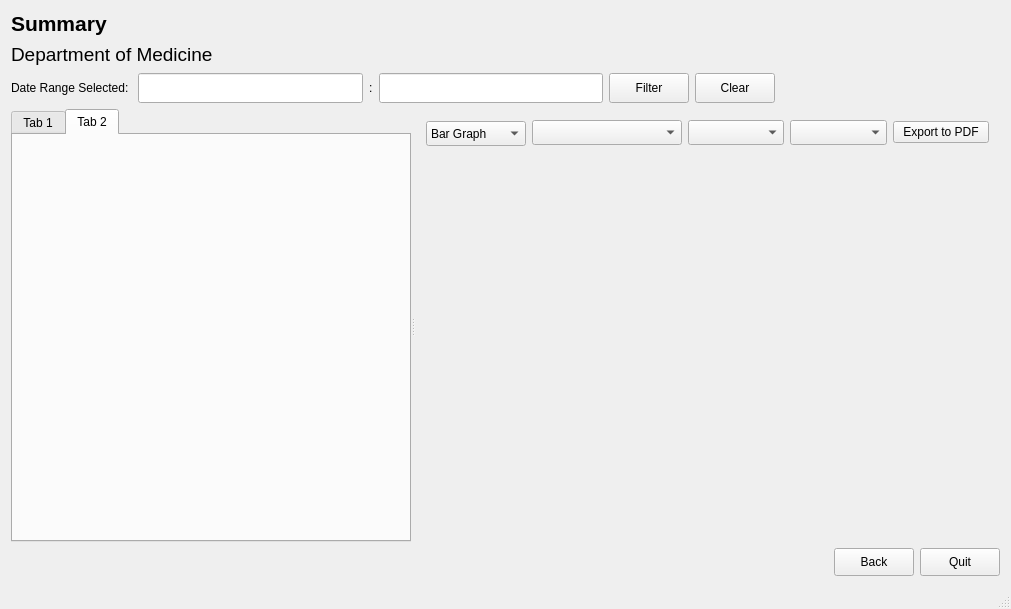
<?xml version="1.0" encoding="UTF-8"?>
<ui version="4.0">
 <class>Summary</class>
 <widget class="QMainWindow" name="Summary">
  <property name="geometry">
   <rect>
    <x>0</x>
    <y>0</y>
    <width>1011</width>
    <height>609</height>
   </rect>
  </property>
  <property name="minimumSize">
   <size>
    <width>1000</width>
    <height>600</height>
   </size>
  </property>
  <property name="windowTitle">
   <string>Summary</string>
  </property>
  <property name="windowIcon">
   <iconset resource="images.qrc">
    <normaloff>:/new/img/image/banana.png</normaloff>:/new/img/image/banana.png</iconset>
  </property>
  <widget class="QWidget" name="centralWidget">
   <layout class="QVBoxLayout" name="verticalLayout_4">
    <item>
     <layout class="QVBoxLayout" name="verticalLayout_3">
      <item>
       <widget class="QLabel" name="label_2">
        <property name="minimumSize">
         <size>
          <width>0</width>
          <height>25</height>
         </size>
        </property>
        <property name="maximumSize">
         <size>
          <width>16777215</width>
          <height>25</height>
         </size>
        </property>
        <property name="font">
         <font>
          <pointsize>16</pointsize>
          <weight>75</weight>
          <bold>true</bold>
         </font>
        </property>
        <property name="text">
         <string>Summary</string>
        </property>
       </widget>
      </item>
      <item>
       <widget class="QLabel" name="label_4">
        <property name="minimumSize">
         <size>
          <width>0</width>
          <height>25</height>
         </size>
        </property>
        <property name="maximumSize">
         <size>
          <width>16777215</width>
          <height>25</height>
         </size>
        </property>
        <property name="font">
         <font>
          <pointsize>14</pointsize>
         </font>
        </property>
        <property name="text">
         <string>Department of Medicine</string>
        </property>
       </widget>
      </item>
      <item>
       <layout class="QVBoxLayout" name="verticalLayout_2">
        <item>
         <layout class="QHBoxLayout" name="horizontalLayout">
          <item>
           <widget class="QLabel" name="label_3">
            <property name="maximumSize">
             <size>
              <width>16777215</width>
              <height>30</height>
             </size>
            </property>
            <property name="text">
             <string>Date Range Selected: </string>
            </property>
           </widget>
          </item>
          <item>
           <widget class="QLineEdit" name="lineEdit">
            <property name="minimumSize">
             <size>
              <width>100</width>
              <height>30</height>
             </size>
            </property>
            <property name="maximumSize">
             <size>
              <width>16777215</width>
              <height>30</height>
             </size>
            </property>
           </widget>
          </item>
          <item>
           <widget class="QLabel" name="label">
            <property name="text">
             <string>:</string>
            </property>
           </widget>
          </item>
          <item>
           <widget class="QLineEdit" name="lineEdit_2">
            <property name="minimumSize">
             <size>
              <width>100</width>
              <height>30</height>
             </size>
            </property>
            <property name="maximumSize">
             <size>
              <width>16777215</width>
              <height>30</height>
             </size>
            </property>
           </widget>
          </item>
          <item>
           <widget class="QPushButton" name="pushButton">
            <property name="minimumSize">
             <size>
              <width>0</width>
              <height>30</height>
             </size>
            </property>
            <property name="maximumSize">
             <size>
              <width>16777215</width>
              <height>30</height>
             </size>
            </property>
            <property name="text">
             <string>Filter</string>
            </property>
           </widget>
          </item>
          <item>
           <widget class="QPushButton" name="pushButton_5">
            <property name="minimumSize">
             <size>
              <width>0</width>
              <height>30</height>
             </size>
            </property>
            <property name="maximumSize">
             <size>
              <width>16777215</width>
              <height>30</height>
             </size>
            </property>
            <property name="text">
             <string>Clear</string>
            </property>
           </widget>
          </item>
          <item>
           <spacer name="horizontalSpacer">
            <property name="orientation">
             <enum>Qt::Horizontal</enum>
            </property>
            <property name="sizeHint" stdset="0">
             <size>
              <width>178</width>
              <height>20</height>
             </size>
            </property>
           </spacer>
          </item>
         </layout>
        </item>
        <item>
         <widget class="QSplitter" name="splitter">
          <property name="orientation">
           <enum>Qt::Horizontal</enum>
          </property>
          <widget class="QTabWidget" name="tabWidget">
           <property name="minimumSize">
            <size>
             <width>400</width>
             <height>400</height>
            </size>
           </property>
           <property name="currentIndex">
            <number>1</number>
           </property>
           <widget class="QWidget" name="tab">
            <attribute name="title">
             <string>Tab 1</string>
            </attribute>
           </widget>
           <widget class="QWidget" name="tab_2">
            <attribute name="title">
             <string>Tab 2</string>
            </attribute>
           </widget>
          </widget>
          <widget class="QWidget" name="">
           <layout class="QVBoxLayout" name="verticalLayout">
            <item>
             <layout class="QHBoxLayout" name="horizontalLayout_2">
              <item>
               <widget class="QComboBox" name="graphSelector">
                <property name="minimumSize">
                 <size>
                  <width>100</width>
                  <height>25</height>
                 </size>
                </property>
                <property name="maximumSize">
                 <size>
                  <width>130</width>
                  <height>22</height>
                 </size>
                </property>
                <item>
                 <property name="text">
                  <string>Bar Graph</string>
                 </property>
                </item>
                <item>
                 <property name="text">
                  <string>Scatter Plot</string>
                 </property>
                </item>
               </widget>
              </item>
              <item>
               <widget class="QComboBox" name="graphChoice">
                <property name="minimumSize">
                 <size>
                  <width>150</width>
                  <height>25</height>
                 </size>
                </property>
                <property name="maximumSize">
                 <size>
                  <width>350</width>
                  <height>16777215</height>
                 </size>
                </property>
               </widget>
              </item>
              <item>
               <widget class="QComboBox" name="nameBox">
                <property name="minimumSize">
                 <size>
                  <width>0</width>
                  <height>25</height>
                 </size>
                </property>
                <property name="maximumSize">
                 <size>
                  <width>350</width>
                  <height>16777215</height>
                 </size>
                </property>
               </widget>
              </item>
              <item>
               <widget class="QComboBox" name="dateSelector">
                <property name="minimumSize">
                 <size>
                  <width>0</width>
                  <height>25</height>
                 </size>
                </property>
               </widget>
              </item>
              <item>
               <widget class="QPushButton" name="pushButton_6">
                <property name="maximumSize">
                 <size>
                  <width>150</width>
                  <height>16777215</height>
                 </size>
                </property>
                <property name="text">
                 <string>Export to PDF</string>
                </property>
               </widget>
              </item>
             </layout>
            </item>
            <item>
             <widget class="QCustomPlot" name="graphWidget" native="true">
              <property name="sizePolicy">
               <sizepolicy hsizetype="Preferred" vsizetype="Preferred">
                <horstretch>0</horstretch>
                <verstretch>0</verstretch>
               </sizepolicy>
              </property>
              <property name="minimumSize">
               <size>
                <width>500</width>
                <height>378</height>
               </size>
              </property>
              <property name="maximumSize">
               <size>
                <width>16777215</width>
                <height>16777215</height>
               </size>
              </property>
             </widget>
            </item>
           </layout>
          </widget>
         </widget>
        </item>
        <item>
         <layout class="QHBoxLayout" name="horizontalLayout_3">
          <item>
           <spacer name="horizontalSpacer_2">
            <property name="orientation">
             <enum>Qt::Horizontal</enum>
            </property>
            <property name="sizeHint" stdset="0">
             <size>
              <width>178</width>
              <height>20</height>
             </size>
            </property>
           </spacer>
          </item>
          <item>
           <widget class="QPushButton" name="pushButton_3">
            <property name="maximumSize">
             <size>
              <width>16777215</width>
              <height>28</height>
             </size>
            </property>
            <property name="text">
             <string>Back</string>
            </property>
           </widget>
          </item>
          <item>
           <widget class="QPushButton" name="pushButton_4">
            <property name="maximumSize">
             <size>
              <width>16777215</width>
              <height>28</height>
             </size>
            </property>
            <property name="text">
             <string>Quit</string>
            </property>
           </widget>
          </item>
         </layout>
        </item>
       </layout>
      </item>
     </layout>
    </item>
   </layout>
  </widget>
  <widget class="QMenuBar" name="menuBar">
   <property name="geometry">
    <rect>
     <x>0</x>
     <y>0</y>
     <width>1011</width>
     <height>21</height>
    </rect>
   </property>
  </widget>
  <widget class="QStatusBar" name="statusBar"/>
 </widget>
 <layoutdefault spacing="6" margin="11"/>
 <customwidgets>
  <customwidget>
   <class>QCustomPlot</class>
   <extends>QWidget</extends>
   <header>qcustomplot.h</header>
   <container>1</container>
  </customwidget>
 </customwidgets>
 <resources>
  <include location="images.qrc"/>
 </resources>
 <connections/>
</ui>
